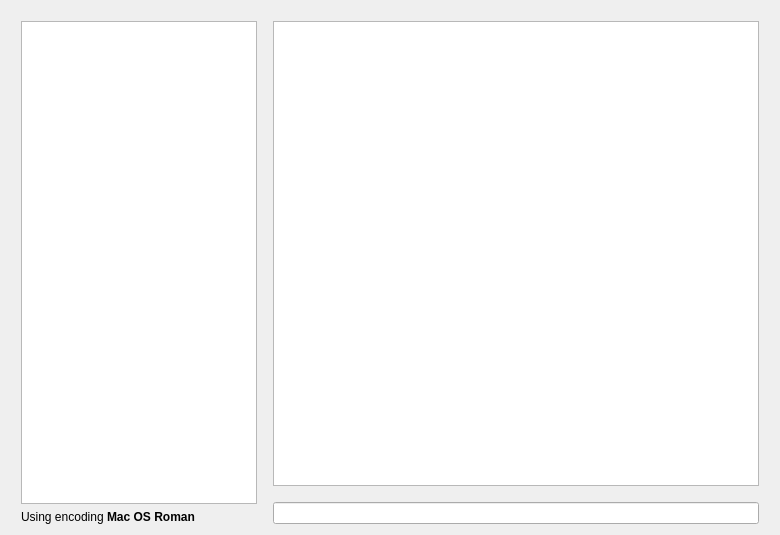
<?xml version="1.0" encoding="UTF-8"?>
<ui version="4.0">
 <class>WidgetChat</class>
 <widget class="QWidget" name="WidgetChat">
  <property name="geometry">
   <rect>
    <x>0</x>
    <y>0</y>
    <width>780</width>
    <height>535</height>
   </rect>
  </property>
  <property name="windowTitle">
   <string>Form</string>
  </property>
  <layout class="QGridLayout" name="gridLayout">
   <item row="0" column="0">
    <layout class="QHBoxLayout" name="horizontalLayout">
     <property name="leftMargin">
      <number>10</number>
     </property>
     <property name="topMargin">
      <number>10</number>
     </property>
     <property name="rightMargin">
      <number>10</number>
     </property>
     <property name="bottomMargin">
      <number>0</number>
     </property>
     <item>
      <layout class="QVBoxLayout" name="verticalLayout_2">
       <item>
        <widget class="ListWidgetUsers" name="listWidget">
         <property name="sizePolicy">
          <sizepolicy hsizetype="Fixed" vsizetype="Expanding">
           <horstretch>0</horstretch>
           <verstretch>0</verstretch>
          </sizepolicy>
         </property>
         <property name="minimumSize">
          <size>
           <width>236</width>
           <height>0</height>
          </size>
         </property>
         <property name="maximumSize">
          <size>
           <width>200</width>
           <height>16777215</height>
          </size>
         </property>
         <property name="iconSize">
          <size>
           <width>232</width>
           <height>18</height>
          </size>
         </property>
         <property name="resizeMode">
          <enum>QListView::ResizeMode::Adjust</enum>
         </property>
        </widget>
       </item>
       <item>
        <widget class="QLabel" name="encodingLabel">
         <property name="text">
          <string>Using encoding &lt;b&gt;Mac OS Roman&lt;/b&gt;</string>
         </property>
        </widget>
       </item>
      </layout>
     </item>
     <item>
      <spacer name="horizontalSpacer">
       <property name="orientation">
        <enum>Qt::Orientation::Horizontal</enum>
       </property>
       <property name="sizeType">
        <enum>QSizePolicy::Policy::Fixed</enum>
       </property>
       <property name="sizeHint" stdset="0">
        <size>
         <width>10</width>
         <height>20</height>
        </size>
       </property>
      </spacer>
     </item>
     <item>
      <layout class="QVBoxLayout" name="verticalLayout">
       <item>
        <widget class="QTextBrowser" name="textEdit">
         <property name="horizontalScrollBarPolicy">
          <enum>Qt::ScrollBarPolicy::ScrollBarAlwaysOff</enum>
         </property>
         <property name="openExternalLinks">
          <bool>true</bool>
         </property>
        </widget>
       </item>
       <item>
        <spacer name="verticalSpacer">
         <property name="orientation">
          <enum>Qt::Orientation::Vertical</enum>
         </property>
         <property name="sizeType">
          <enum>QSizePolicy::Policy::Fixed</enum>
         </property>
         <property name="sizeHint" stdset="0">
          <size>
           <width>20</width>
           <height>10</height>
          </size>
         </property>
        </spacer>
       </item>
       <item>
        <widget class="ChatLineEdit" name="lineEdit"/>
       </item>
      </layout>
     </item>
    </layout>
   </item>
  </layout>
 </widget>
 <customwidgets>
  <customwidget>
   <class>ChatLineEdit</class>
   <extends>QLineEdit</extends>
   <header>chatlineedit.h</header>
  </customwidget>
  <customwidget>
   <class>ListWidgetUsers</class>
   <extends>QListWidget</extends>
   <header>listwidgetusers.h</header>
  </customwidget>
 </customwidgets>
 <resources/>
 <connections/>
</ui>
